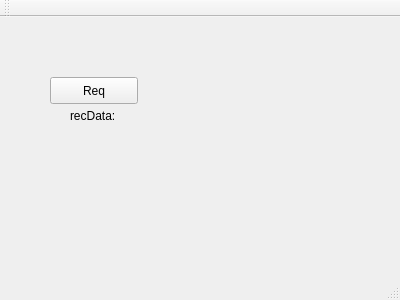
<?xml version="1.0" encoding="UTF-8"?>
<ui version="4.0">
 <class>MainWindow</class>
 <widget class="QMainWindow" name="MainWindow">
  <property name="geometry">
   <rect>
    <x>0</x>
    <y>0</y>
    <width>400</width>
    <height>300</height>
   </rect>
  </property>
  <property name="windowTitle">
   <string>MainWindow</string>
  </property>
  <widget class="QWidget" name="centralWidget">
   <widget class="QLabel" name="label">
    <property name="geometry">
     <rect>
      <x>70</x>
      <y>90</y>
      <width>59</width>
      <height>18</height>
     </rect>
    </property>
    <property name="text">
     <string>recData: </string>
    </property>
   </widget>
   <widget class="QPushButton" name="pushButton">
    <property name="geometry">
     <rect>
      <x>50</x>
      <y>60</y>
      <width>88</width>
      <height>27</height>
     </rect>
    </property>
    <property name="text">
     <string>Req</string>
    </property>
   </widget>
   <widget class="QLabel" name="label_2">
    <property name="geometry">
     <rect>
      <x>130</x>
      <y>90</y>
      <width>59</width>
      <height>18</height>
     </rect>
    </property>
    <property name="text">
     <string/>
    </property>
   </widget>
  </widget>
  <widget class="QMenuBar" name="menuBar">
   <property name="geometry">
    <rect>
     <x>0</x>
     <y>0</y>
     <width>400</width>
     <height>26</height>
    </rect>
   </property>
  </widget>
  <widget class="QToolBar" name="mainToolBar">
   <attribute name="toolBarArea">
    <enum>TopToolBarArea</enum>
   </attribute>
   <attribute name="toolBarBreak">
    <bool>false</bool>
   </attribute>
  </widget>
  <widget class="QStatusBar" name="statusBar"/>
 </widget>
 <layoutdefault spacing="6" margin="11"/>
 <resources/>
 <connections/>
</ui>
